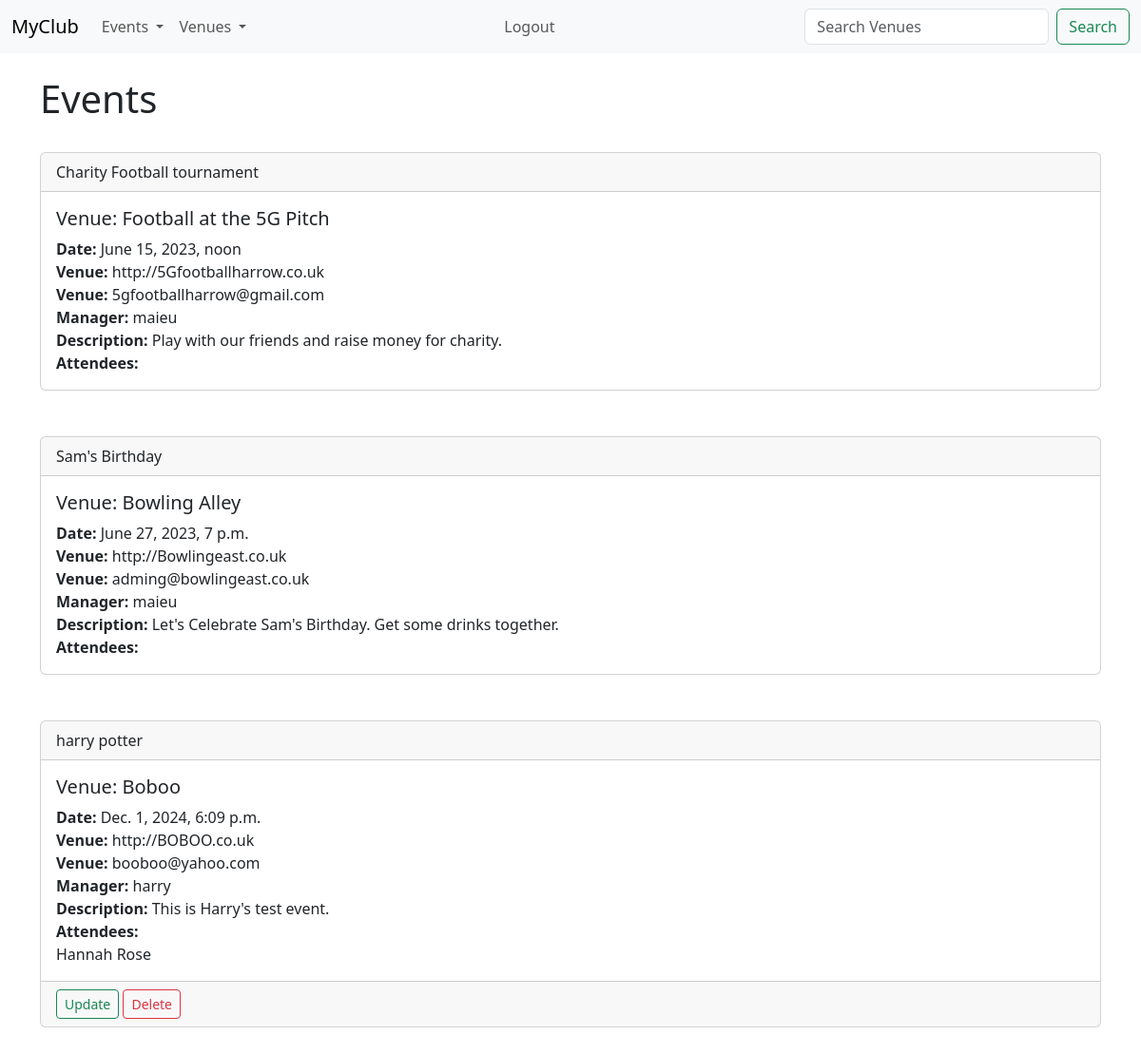
/events (signed in), run on the app's committed database.
### events/models.py (models this page shows)
class Event(models.Model):
    name = models.CharField('Event Name', max_length=120)
    event_date = models.DateTimeField('Event Date')
    venue = models.ForeignKey(Venue, blank=True, null=True, on_delete=models.CASCADE)
    manager = models.ForeignKey(User, blank=True, null=True, on_delete=models.SET_NULL)
    description = models.TextField(blank=True)
    attendees = models.ManyToManyField(MyUser, blank=True)
    def __str__(self):
        return self.name

class Venue(models.Model):
    name = models.CharField('Venue Name', max_length=120)
    address = models.TextField(blank=True)
    post_code = models.CharField('Postcode', max_length = 10)
    phone = models.CharField('Phone Number', max_length = 15)
    website = models.URLField('Website Address', blank=True)
    email_address = models.EmailField('Email Address', blank=True)
    def __str__(self):
        return self.name

class MyUser(models.Model):
    first_name = models.CharField(max_length=120)
    last_name = models.CharField(max_length=120)
    email_address = models.EmailField('Email Address') #using email address variable name here
    def __str__(self):
        return self.first_name + ' ' + self.last_name

### events/views.py (the view)
# urls.py: path('events', views.all_events, name='list-events'),
def all_events(request):
    event_list = Event.objects.all().order_by('event_date')
    return render(request, 'events/event_list.html', {'event_list':event_list})

### events/templates/events/event_list.html (shortened to what this page needs)
{% extends 'events/base.html' %}
{% block content %}
    <h1>
    Events</h1>
<br/>
{% for event in event_list %}
<div class="card">
    <div class="card-header">
        {{ event }}
    </div>
    <div class="card-body">
      <h5 class="card-title">Venue: {{ event.venue }}</h5>
      <p class="card-text">
        <strong> Date:</strong> {{ event.event_date }}<br/>
        <strong>Venue:</strong> {{ event.venue.website }}<br/>
        <strong>Venue:</strong> {{ event.venue.email_address }}<br/>
        <strong>Manager:</strong> {{ event.manager }}<br/>
        <strong>Description: </strong> {{ event.description }}<br/>
        <strong>Attendees:</strong><br/>
        {% for user in event.attendees.all %}
        {{ user }}
        {% endfor %}
    </div>
    {% if user.is_authenticated %}
    {% if user == event.manager %}
    <div class="card-footer">
        <a href="{% url 'update-event' event.id %}" class="btn btn-outline-success btn-sm">Update</a>
        <a href="{% url 'delete-event' event.id %}" class="btn btn-outline-danger btn-sm">Delete</a>
    </div>
    {%endif%}
    {% endif %}
  </div>
  <br/><br/>
  {% endfor %}
  {% endblock %}</p>

### data on the page
Event: name "Charity Football tournament", venue "Football at the 5G Pitch", event_date "June 15, 2023, noon", venue.website "http://5Gfootballharrow.co.uk", venue.email_address "5gfootballharrow@gmail.com", manager "maieu", description "Play with our friends and raise money for charity."
Event: name "Sam's Birthday", venue "Bowling Alley", event_date "June 27, 2023, 7 p.m.", venue.website "http://Bowlingeast.co.uk", venue.email_address "adming@bowlingeast.co.uk", manager "maieu", description "Let's Celebrate Sam's Birthday. Get some drinks together."
Event: name "harry potter", venue "Boboo", event_date "Dec. 1, 2024, 6:09 p.m.", venue.website "http://BOBOO.co.uk", venue.email_address "booboo@yahoo.com", manager "harry", description "This is Harry's test event.", shows "Update"
MyUser: first_name+last_name "Hannah Rose"
